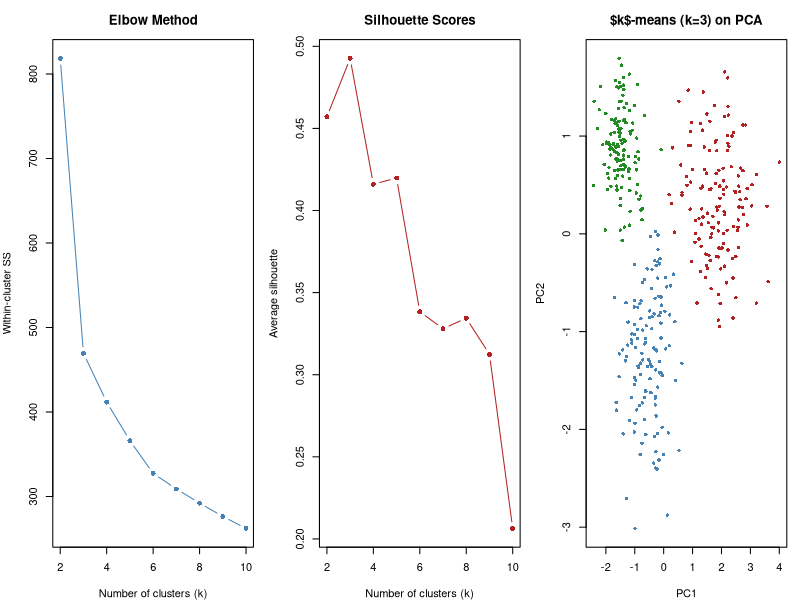
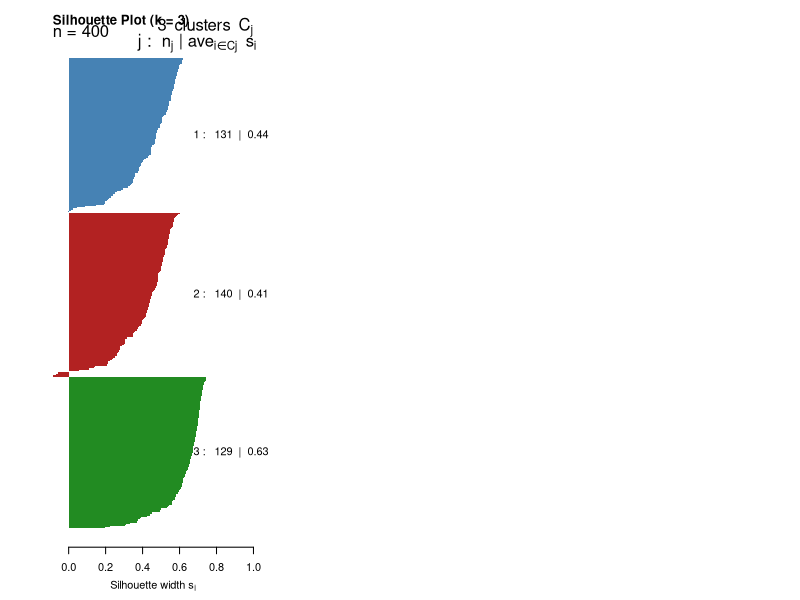
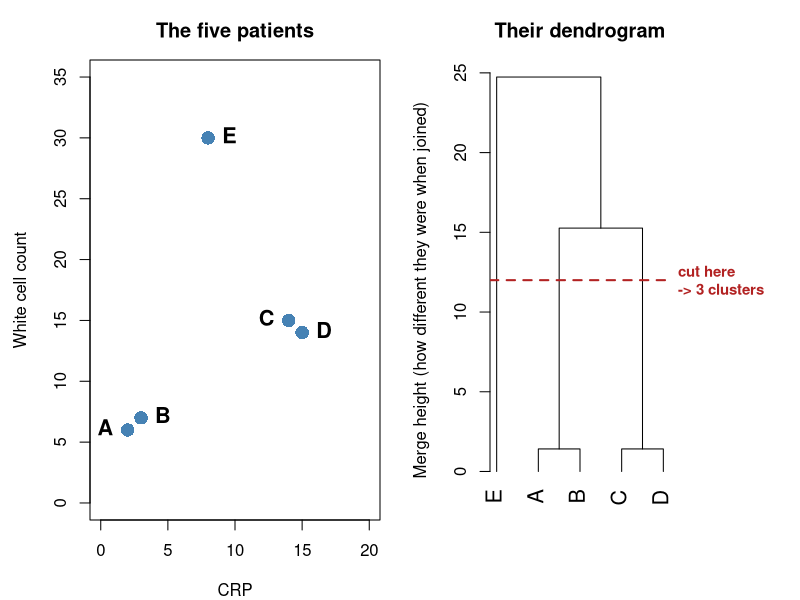
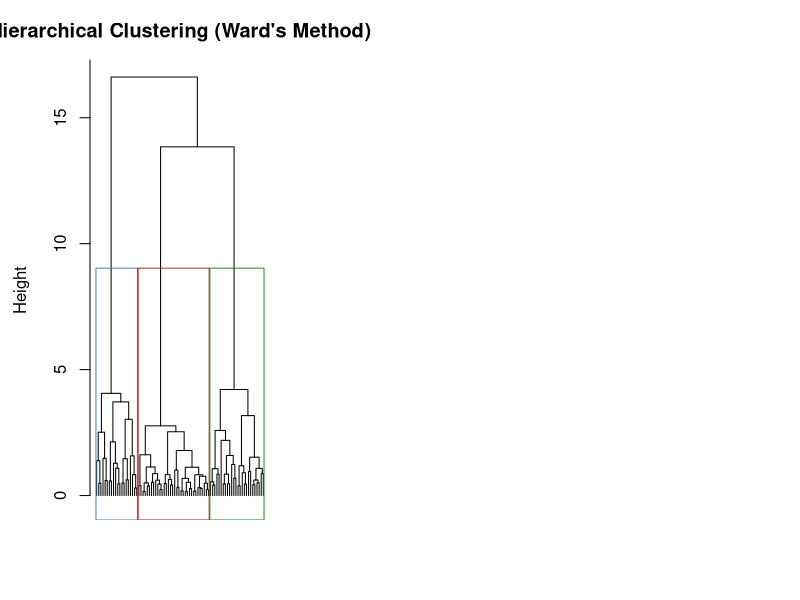
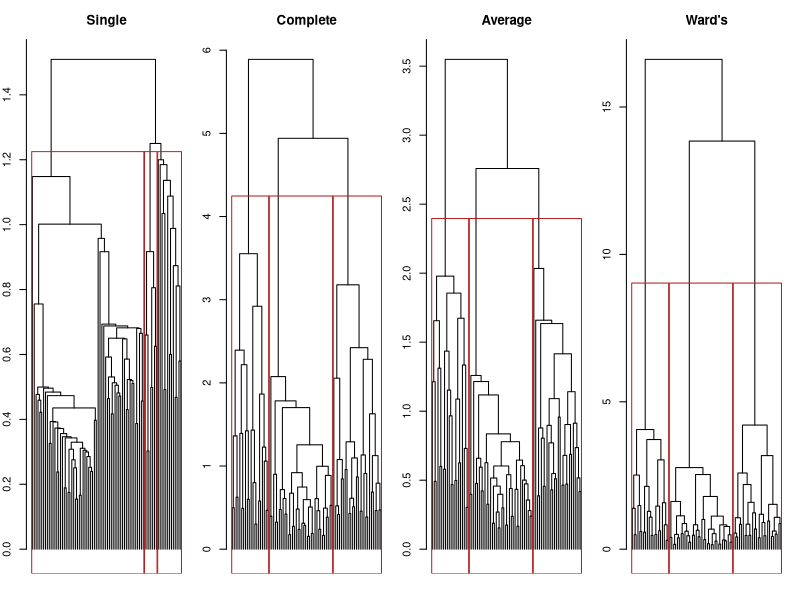
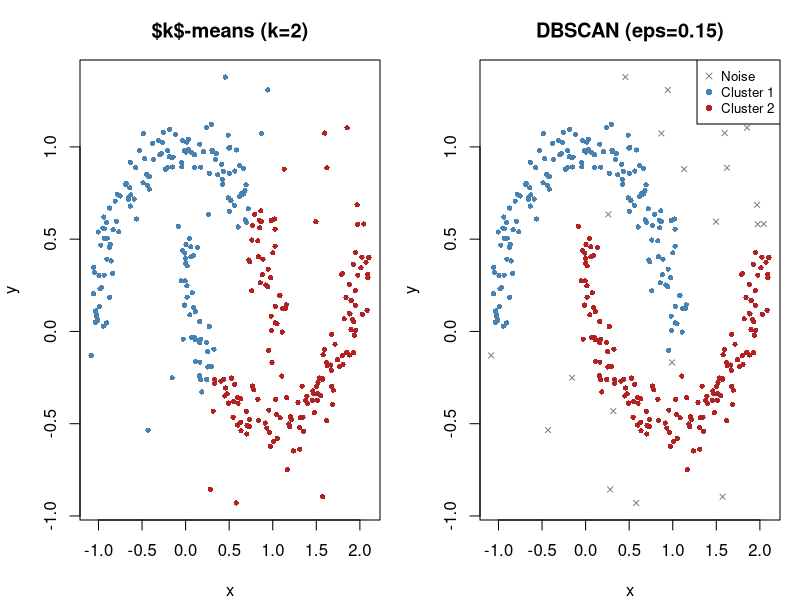
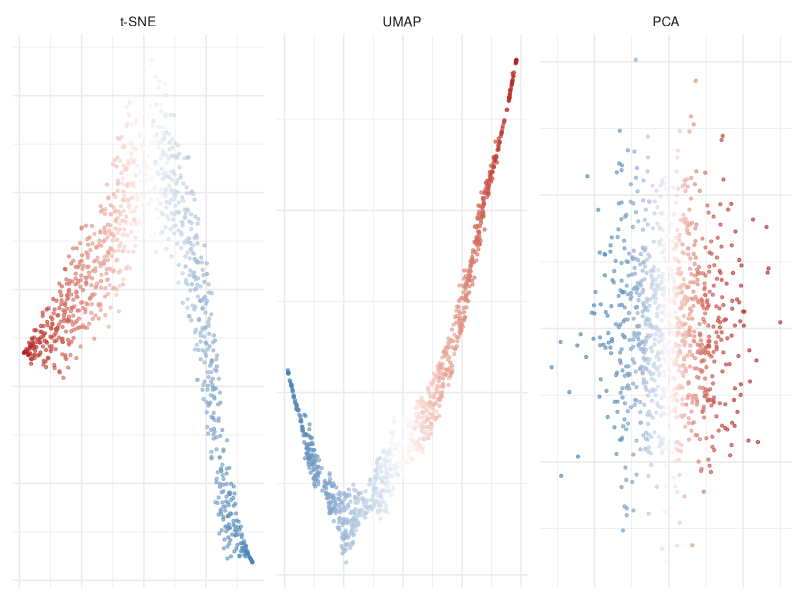
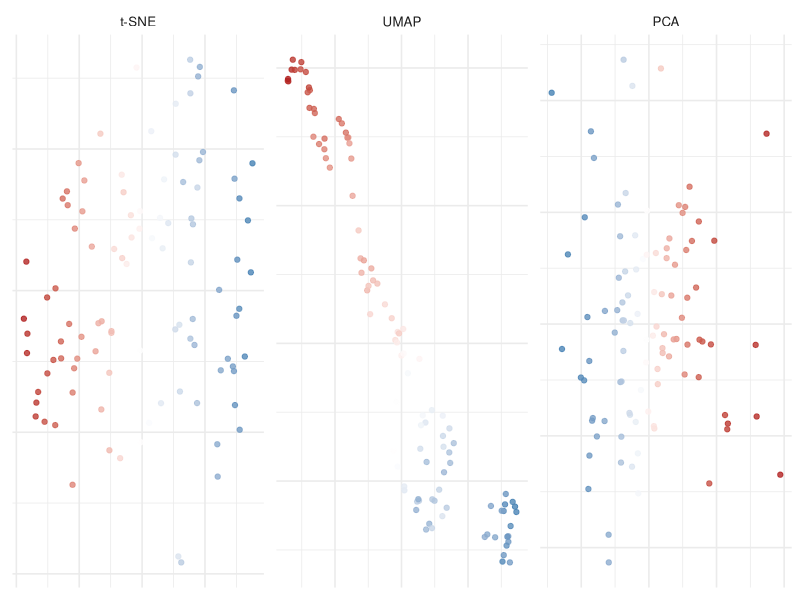

Write R code to recreate these figures, in order.
## ---- chunk 1
#| include: false
#| eval: true
library(tidyverse)
library(knitr)
## ---- chunk 2
#| label: fig-kmeans-r
#| eval: true
#| fig-cap: "$k$-means clustering of simulated patient lab data: choosing k and visualising clusters."
#| fig-width: 14
#| fig-height: 5

library(tidyverse)   # tibble(), bind_rows(), ggplot2
library(cluster)     # silhouette()

set.seed(42)
n <- 400

# Simulate 3 patient phenotypes with distinct lab profiles
pheno1 <- tibble(
  # Metabolic syndrome phenotype
  glucose = rnorm(n * 0.35, 140, 20),
  crp = rnorm(n * 0.35, 5, 2),
  albumin = rnorm(n * 0.35, 3.5, 0.3),
  wbc = rnorm(n * 0.35, 8, 2)
)
pheno2 <- tibble(
  # Inflammatory phenotype
  glucose = rnorm(n * 0.35, 100, 15),
  crp = rnorm(n * 0.35, 15, 4),
  albumin = rnorm(n * 0.35, 3.0, 0.4),
  wbc = rnorm(n * 0.35, 14, 3)
)
pheno3 <- tibble(
  # Healthy-ish phenotype
  glucose = rnorm(n * 0.30, 90, 10),
  crp = rnorm(n * 0.30, 2, 1),
  albumin = rnorm(n * 0.30, 4.2, 0.2),
  wbc = rnorm(n * 0.30, 7, 1.5)
)

lab_data <- bind_rows(pheno1, pheno2, pheno3)
lab_scaled <- scale(lab_data)

# Elbow and silhouette plots
wcss <- numeric(10)
sil_avg <- numeric(10)
for (k in 2:10) {
  km <- kmeans(lab_scaled, centers = k, nstart = 25)
  wcss[k] <- km$tot.withinss
  sil_avg[k] <- mean(silhouette(km$cluster, dist(lab_scaled))[, 3])
}

par(mfrow = c(1, 3), mar = c(4, 4, 3, 1))

# Elbow plot
plot(
  2:10,
  wcss[2:10],
  type = "b",
  pch = 16,
  col = "steelblue",
  xlab = "Number of clusters (k)",
  ylab = "Within-cluster SS",
  main = "Elbow Method"
)

# Silhouette plot
plot(
  2:10,
  sil_avg[2:10],
  type = "b",
  pch = 16,
  col = "firebrick",
  xlab = "Number of clusters (k)",
  ylab = "Average silhouette",
  main = "Silhouette Scores"
)

# $k$-means with k=3, visualise on first 2 PCs
km3 <- kmeans(lab_scaled, centers = 3, nstart = 25)
pca2 <- prcomp(lab_scaled)$x[, 1:2]
plot(
  pca2,
  col = c("steelblue", "firebrick", "forestgreen")[km3$cluster],
  pch = 16,
  cex = 0.7,
  main = "$k$-means (k=3) on PCA",
  xlab = "PC1",
  ylab = "PC2"
)
## ---- chunk 3
#| label: fig-silhouette-r
#| eval: true
#| fig-cap: "Silhouette plot for $k$-means with k=3 on the lab data."
#| fig-width: 8
#| fig-height: 5

library(cluster)  # silhouette()

sil <- silhouette(km3$cluster, dist(lab_scaled))

plot(
  sil,
  col = c("steelblue", "firebrick", "forestgreen"),
  main = "Silhouette Plot (k = 3)",
  border = NA
)

# The three numbers you actually need to read off
cat("Overall average silhouette width:", round(mean(sil[, 3]), 3), "\n")
cat("Per-cluster averages:",
    paste(round(tapply(sil[, 3], sil[, 1], mean), 3), collapse = ", "), "\n")
cat("Patients with a NEGATIVE width (probably in the wrong cluster):",
    sum(sil[, 3] < 0), "\n")
## ---- chunk 4
#| label: fig-dendrogram-concept
#| eval: true
#| fig-cap: "Left: five patients, two labs. A and B are near-identical; C and D are near-identical; E is unlike anyone. Right: the dendrogram built from exactly those five patients. The height at which two branches join is how different they were when they merged: A--B and C--D join near the floor (height 1.4), the A/B and C/D pairs join at 15.3, and E is only absorbed at 24.7. Cutting across at any height gives you clusters --- the dashed line cuts the three vertical lines it crosses, giving {A,B}, {C,D}, and {E}."
#| fig-width: 11
#| fig-height: 5

# Five patients, two labs. Rows are named so they are labelled in the tree.
toy <- data.frame(
  crp = c(2, 3, 14, 15, 8),
  wbc = c(6, 7, 15, 14, 30),
  row.names = c("A", "B", "C", "D", "E")
)

hc_toy <- hclust(dist(toy), method = "complete")

par(mfrow = c(1, 2), mar = c(4, 4.5, 3, 1))

plot(toy$crp, toy$wbc,
  pch = 16, col = "steelblue", cex = 1.8,
  xlim = c(0, 20), ylim = c(0, 35),
  xlab = "CRP", ylab = "White cell count",
  main = "The five patients"
)
text(toy$crp, toy$wbc,
  labels = rownames(toy),
  pos = c(2, 4, 2, 4, 4), offset = 0.7, cex = 1.3, font = 2
)

par(mar = c(4, 4.5, 3, 6.5))   # room on the right for the cut label
plot(hc_toy,
  main = "Their dendrogram",
  xlab = "", sub = "",
  ylab = "Merge height (how different they were when joined)",
  hang = -1, cex = 1.3
)
abline(h = 12, col = "firebrick", lty = 2, lwd = 2)
mtext("cut here\n-> 3 clusters",
  side = 4, at = 12, las = 1,
  col = "firebrick", line = 0.4, cex = 0.9, font = 2
)
## ---- chunk 5
#| label: fig-dendrogram-r
#| eval: true
#| fig-cap: "Dendrogram from hierarchical clustering (Ward's method) with 3 clusters highlighted."
#| fig-width: 10
#| fig-height: 6

# Use a smaller subset for readable dendrogram
set.seed(42)
idx <- sample(nrow(lab_scaled), 80)
hc <- hclust(dist(lab_scaled[idx, ]), method = "ward.D2")

# Plot dendrogram
plot(
  hc,
  labels = FALSE,
  main = "Hierarchical Clustering (Ward's Method)",
  xlab = "",
  sub = "",
  hang = -1,
  cex = 0.6
)
rect.hclust(hc, k = 3, border = c("steelblue", "firebrick", "forestgreen"))
## ---- chunk 6
#| label: fig-linkage-comparison-r
#| eval: true
#| fig-cap: "Comparison of linkage methods on the same dataset."
#| fig-width: 14
#| fig-height: 4

par(mfrow = c(1, 4), mar = c(2, 2, 3, 1))
methods <- c("single", "complete", "average", "ward.D2")
titles <- c("Single", "Complete", "Average", "Ward's")

for (i in seq_along(methods)) {
  hc_i <- hclust(dist(lab_scaled[idx, ]), method = methods[i])
  plot(
    hc_i,
    labels = FALSE,
    main = titles[i],
    xlab = "",
    sub = "",
    hang = -1,
    cex = 0.5
  )
  rect.hclust(hc_i, k = 3, border = "firebrick")
}
## ---- chunk 7
#| label: fig-dbscan-r
#| eval: true
#| fig-cap: "DBSCAN identifies irregularly shaped clusters and noise points."
#| fig-width: 10
#| fig-height: 5

library(dbscan)

set.seed(42)

# Create data with two crescent-shaped clusters + noise
n_each <- 150
theta1 <- seq(0, pi, length.out = n_each)
theta2 <- seq(0, pi, length.out = n_each)

x1 <- cos(theta1) + rnorm(n_each, 0, 0.08)
y1 <- sin(theta1) + rnorm(n_each, 0, 0.08)
x2 <- 1 - cos(theta2) + rnorm(n_each, 0, 0.08)
y2 <- 1 - sin(theta2) - 0.5 + rnorm(n_each, 0, 0.08)

# Add noise
x_noise <- runif(30, -0.5, 2)
y_noise <- runif(30, -1, 1.5)

crescent_data <- rbind(
  cbind(x1, y1),
  cbind(x2, y2),
  cbind(x_noise, y_noise)
)

# Compare $k$-means and DBSCAN
km_crescents <- kmeans(crescent_data, centers = 2, nstart = 25)
db_crescents <- dbscan(crescent_data, eps = 0.15, minPts = 5)

par(mfrow = c(1, 2), mar = c(4, 4, 3, 1))
cols_km <- c("steelblue", "firebrick")[km_crescents$cluster]
plot(
  crescent_data,
  col = cols_km,
  pch = 16,
  cex = 0.7,
  main = "$k$-means (k=2)",
  xlab = "x",
  ylab = "y"
)

# DBSCAN: cluster 0 = noise (grey), others = colours
db_cols <- c("grey50", "steelblue", "firebrick", "forestgreen")
plot(
  crescent_data,
  col = db_cols[db_crescents$cluster + 1],
  pch = ifelse(db_crescents$cluster == 0, 4, 16),
  cex = 0.7,
  main = "DBSCAN (eps=0.15)",
  xlab = "x",
  ylab = "y"
)
legend(
  "topright",
  c("Noise", "Cluster 1", "Cluster 2"),
  col = db_cols[1:3],
  pch = c(4, 16, 16),
  cex = 0.8
)
## ---- chunk 8
#| label: bootstrap-stability-r
#| eval: true

library(tidyverse)  # tibble(), bind_rows()

# Jaccard index: overlap between two sets of patient IDs
jaccard <- function(a, b) length(intersect(a, b)) / length(union(a, b))

cluster_stability <- function(x, k, B = 100, seed = 1) {
  set.seed(seed)
  original <- kmeans(x, centers = k, nstart = 25)

  best <- matrix(NA_real_, nrow = B, ncol = k)
  for (b in seq_len(B)) {
    # (1) a plausible alternative cohort: resample patients WITH replacement
    idx <- sample(nrow(x), replace = TRUE)
    km_b <- kmeans(x[idx, ], centers = k, nstart = 25)

    # (2) label every ORIGINAL patient by their nearest bootstrap centroid,
    #     so the two groupings cover the same patients and are comparable
    d <- as.matrix(dist(rbind(x, km_b$centers)))
    d <- d[seq_len(nrow(x)), nrow(x) + seq_len(k)]
    lab_b <- apply(d, 1, which.min)

    # (3) for each original cluster, how well does its best match overlap?
    for (j in seq_len(k)) {
      orig_j <- which(original$cluster == j)
      best[b, j] <- max(vapply(
        seq_len(k),
        function(m) jaccard(orig_j, which(lab_b == m)),
        numeric(1)
      ))
    }
  }
  colMeans(best)   # mean best-match Jaccard per original cluster
}

stability <- lapply(2:5, function(k) {
  s <- cluster_stability(lab_scaled, k)
  tibble(
    k = k,
    mean_jaccard = round(mean(s), 2),
    per_cluster = paste(round(s, 2), collapse = ", ")
  )
}) |>
  bind_rows()

stability
## ---- chunk 9
#| label: fig-deformed-structure-r
#| eval: true
#| fig-cap: "A single correlated Gaussian (no clusters). t-SNE and UMAP deform the continuous structure; PCA preserves it."
#| fig-width: 12
#| fig-height: 4

library(tidyverse)  # ggplot2
library(MASS)       # mvrnorm() -- note: also masks dplyr::select()
library(Rtsne)      # t-SNE
library(uwot)       # UMAP

set.seed(42)

n <- 1000
p <- 100
Sigma <- matrix(0.8, p, p)
diag(Sigma) <- 1

x <- mvrnorm(n, rep(0, p), Sigma)

ranks <- rank(rowMeans(x))
colours <- colorRampPalette(c("steelblue", "white", "firebrick"))(n)[ranks]

pca_2d <- prcomp(x)$x[, 1:2]
tsne_2d <- Rtsne(x, dims = 2, verbose = FALSE)$Y
umap_2d <- umap(x, verbose = FALSE)

plot_df <- data.frame(
  x = c(tsne_2d[, 1], umap_2d[, 1], pca_2d[, 1]),
  y = c(tsne_2d[, 2], umap_2d[, 2], pca_2d[, 2]),
  rank = rep(ranks, 3),
  method = factor(
    rep(c("t-SNE", "UMAP", "PCA"), each = n),
    levels = c("t-SNE", "UMAP", "PCA")
  )
)

ggplot(plot_df, aes(x, y, colour = rank)) +
  geom_point(alpha = 0.6, size = 0.8) +
  scale_colour_gradient2(
    low = "steelblue",
    mid = "white",
    high = "firebrick",
    midpoint = median(ranks)
  ) +
  facet_wrap(~method, scales = "free") +
  theme_minimal(base_size = 12) +
  theme(
    legend.position = "none",
    axis.title = element_blank(),
    axis.text = element_blank()
  )
## ---- chunk 10
#| label: fig-phantom-clusters-r
#| eval: true
#| fig-cap: "100 points from a single 3D Gaussian. t-SNE and UMAP create phantom clusters; PCA shows the truth."
#| fig-width: 12
#| fig-height: 4

library(tidyverse)  # ggplot2
library(MASS)       # mvrnorm()
library(Rtsne)      # t-SNE
library(uwot)       # UMAP

set.seed(42)

n <- 100
p <- 3
Sigma <- matrix(0.8, p, p)
diag(Sigma) <- 1
x <- mvrnorm(n, rep(0, p), Sigma)

ranks <- rank(rowMeans(x))

pca_2d <- prcomp(x)$x[, 1:2]
tsne_2d <- Rtsne(x, dims = 2, verbose = FALSE)$Y
umap_2d <- umap(x, verbose = FALSE)

plot_df <- data.frame(
  x = c(tsne_2d[, 1], umap_2d[, 1], pca_2d[, 1]),
  y = c(tsne_2d[, 2], umap_2d[, 2], pca_2d[, 2]),
  rank = rep(ranks, 3),
  method = factor(
    rep(c("t-SNE", "UMAP", "PCA"), each = n),
    levels = c("t-SNE", "UMAP", "PCA")
  )
)

ggplot(plot_df, aes(x, y, colour = rank)) +
  geom_point(alpha = 0.8, size = 1.5) +
  scale_colour_gradient2(
    low = "steelblue",
    mid = "white",
    high = "firebrick",
    midpoint = median(ranks)
  ) +
  facet_wrap(~method, scales = "free") +
  theme_minimal(base_size = 12) +
  theme(
    legend.position = "none",
    axis.title = element_blank(),
    axis.text = element_blank()
  )
